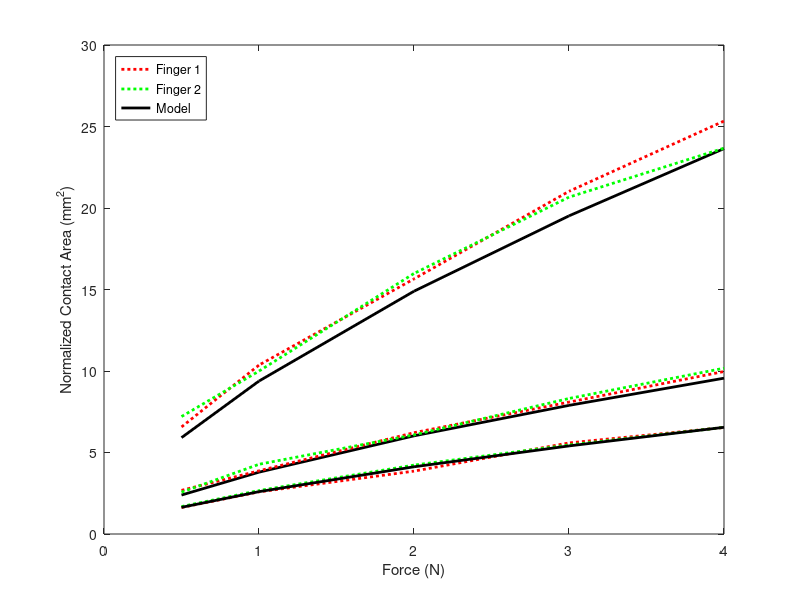

Source code (MATLAB): (Note: this script raises an error after producing the figure.)
clear; clc; close all;

R_User1 = 9;         E_f0_User1 = 0.013;      beta_User1 = 0.9;
R_User2 = 7.75;    E_f0_User2 = 0.020;    beta_User2 = 0.7;

P_indenter = [0.5,1,2,3,4];                                                 % [N]

% User1 User2
E_finger_User1 = E_f0_User1 * (1 + beta_User1.*P_indenter);                 % [N/mm^2]
E_finger_User2 = E_f0_User2 * (1 + beta_User2.*P_indenter);                 % [N/mm^2]

% EF00-30, EF00-50, DS10, DS30, PLA
E_material = [0.1, 0.17, 0.9, 1.3, 400]; 

%User1
ecoflex30ContactAreaUser1 = [125.8526667,150.8636667, 195.1493333, 235.127, 271.2866667]     .*((1/E_material(1) + 1)./(1/E_material(1) + 1./E_finger_User1)/R_User1).^(2/3);
ecoflex50ContactAreaUser1 = [118.9573333, 159.967, 193.9183333, 224.4313333, 242.2033333]    .*((1/E_material(2) + 1)./(1/E_material(2) + 1./E_finger_User1)/R_User1).^(2/3);
dragonSkin10ContactAreaUser1 = [113.23,144.0263333,178.0976667,205.4863333,	221.3976667]    .*((1/E_material(3) + 1)./(1/E_material(3) + 1./E_finger_User1)/R_User1).^(2/3);
dragonSkin30ContactAreaUser1 = [112.881,	136.889, 170.4963333, 185.4146667, 198.6936667]     .*((1/E_material(4) + 1)./(1/E_material(4) + 1./E_finger_User1)/R_User1).^(2/3);
toughPLAContactAreaUser1 = [99.21933333, 131.6793333, 151.7163333, 182.5186667, 184.5766667] .*((1/E_material(5) + 1)./(1/E_material(5) + 1./E_finger_User1)/R_User1).^(2/3);

%User2
ecoflex30ContactAreaUser2 = [98.55533333	128.1526667	158.019	180.7653333	201.6056667]    .*((1/E_material(1) + 1)./(1/E_material(1) + 1./E_finger_User2)/R_User2).^(2/3);
ecoflex50ContactAreaUser2 = [95.58833333	116.4106667	154.6026667	175.677	182.6893333]    .*((1/E_material(2) + 1)./(1/E_material(2) + 1./E_finger_User2)/R_User2).^(2/3);
dragonSkin10ContactAreaUser2 =[82.81033333,	119.2536667,134.502,149.9813333,174.656]    .*((1/E_material(3) + 1)./(1/E_material(3) + 1./E_finger_User2)/R_User2).^(2/3);
dragonSkin30ContactAreaUser2 = [77.36033333	110.9993333	126.3366667	146.573	157.632]    .*((1/E_material(4) + 1)./(1/E_material(4) + 1./E_finger_User2)/R_User2).^(2/3);
toughPLAContactAreaUser2 = [73.138	99.40733333	125.1376667	136.348	142.5866667]            .*((1/E_material(5) + 1)./(1/E_material(5) + 1./E_finger_User2)/R_User2).^(2/3);

ContactArea1= pi*(0.75*P_indenter*(1+1/E_material(1))).^(2/3);
ContactArea2= pi*(0.75*P_indenter*(1+1/E_material(2))).^(2/3);
ContactArea3= pi*(0.75*P_indenter*(1+1/E_material(3))).^(2/3);
ContactArea4= pi*(0.75*P_indenter*(1+1/E_material(4))).^(2/3);
ContactArea5= pi*(0.75*P_indenter*(1+1/E_material(5))).^(2/3);

figure
set(groot,'defaultLineLineWidth',2.0)
plot(P_indenter,toughPLAContactAreaUser1,'r:',P_indenter,toughPLAContactAreaUser2, 'g:')
hold on
plot(P_indenter,ContactArea2,'k', P_indenter,ContactArea4,'k', P_indenter,ContactArea5,'k')
plot(P_indenter,ecoflex50ContactAreaUser1,'r:',P_indenter,ecoflex50ContactAreaUser2, 'g:')
plot(P_indenter,dragonSkin30ContactAreaUser1,'r:',P_indenter,dragonSkin30ContactAreaUser2, 'g:')
hold off
xlim([0,4])
xlabel("Force (N)")
ylabel("Normalized Contact Area (mm^2)")
legend('Finger 1', 'Finger 2', 'Model')
legend('Location','northwest')
fontsize(gca,20,"pixels")